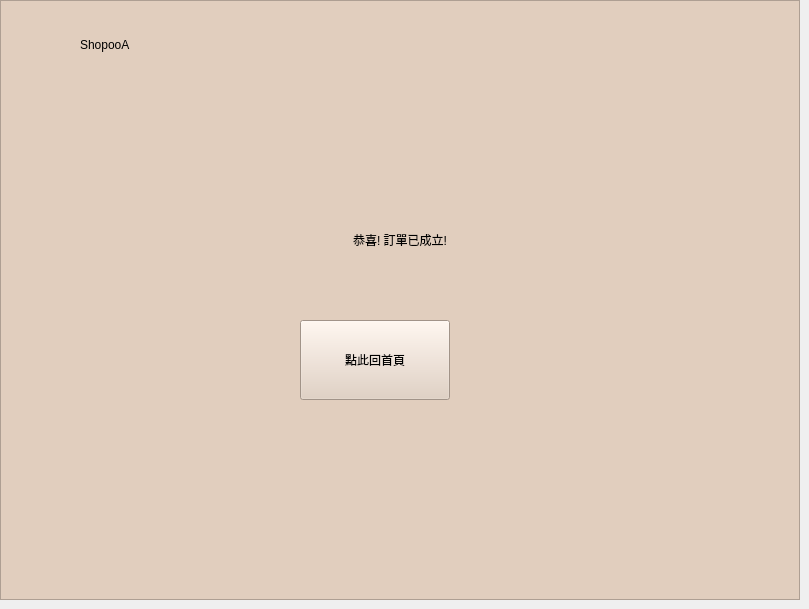
    <widget class="QWidget" name="order_finished">
     <widget class="QGraphicsView" name="graphicsView_14">
      <property name="geometry">
       <rect>
        <x>0</x>
        <y>0</y>
        <width>800</width>
        <height>600</height>
       </rect>
      </property>
      <property name="styleSheet">
       <string notr="true">background-color: rgb(225, 206, 190);</string>
      </property>
     </widget>
     <widget class="ClickableLabel" name="label_96">
      <property name="geometry">
       <rect>
        <x>20</x>
        <y>20</y>
        <width>50</width>
        <height>50</height>
       </rect>
      </property>
      <property name="cursor">
       <cursorShape>PointingHandCursor</cursorShape>
      </property>
      <property name="styleSheet">
       <string notr="true">image: url(:/images/store.png);</string>
      </property>
      <property name="text">
       <string/>
      </property>
     </widget>
     <widget class="QLabel" name="label_97">
      <property name="geometry">
       <rect>
        <x>80</x>
        <y>30</y>
        <width>120</width>
        <height>30</height>
       </rect>
      </property>
      <property name="styleSheet">
       <string notr="true">font: 700 14pt &quot;Microsoft JhengHei UI&quot;;</string>
      </property>
      <property name="text">
       <string>ShopooA</string>
      </property>
     </widget>
     <widget class="QLabel" name="label_98">
      <property name="geometry">
       <rect>
        <x>0</x>
        <y>140</y>
        <width>800</width>
        <height>200</height>
       </rect>
      </property>
      <property name="styleSheet">
       <string notr="true">font: 700 28pt &quot;Microsoft JhengHei UI&quot;;</string>
      </property>
      <property name="text">
       <string>恭喜! 訂單已成立!</string>
      </property>
      <property name="alignment">
       <set>Qt::AlignCenter</set>
      </property>
     </widget>
     <widget class="QPushButton" name="pushButton_19">
      <property name="geometry">
       <rect>
        <x>300</x>
        <y>320</y>
        <width>150</width>
        <height>80</height>
       </rect>
      </property>
      <property name="styleSheet">
       <string notr="true">font: 700 20pt &quot;Microsoft JhengHei UI&quot;;
background-color: rgb(225, 206, 190);
</string>
      </property>
      <property name="text">
       <string>點此回首頁</string>
      </property>
     </widget>
    </widget>
